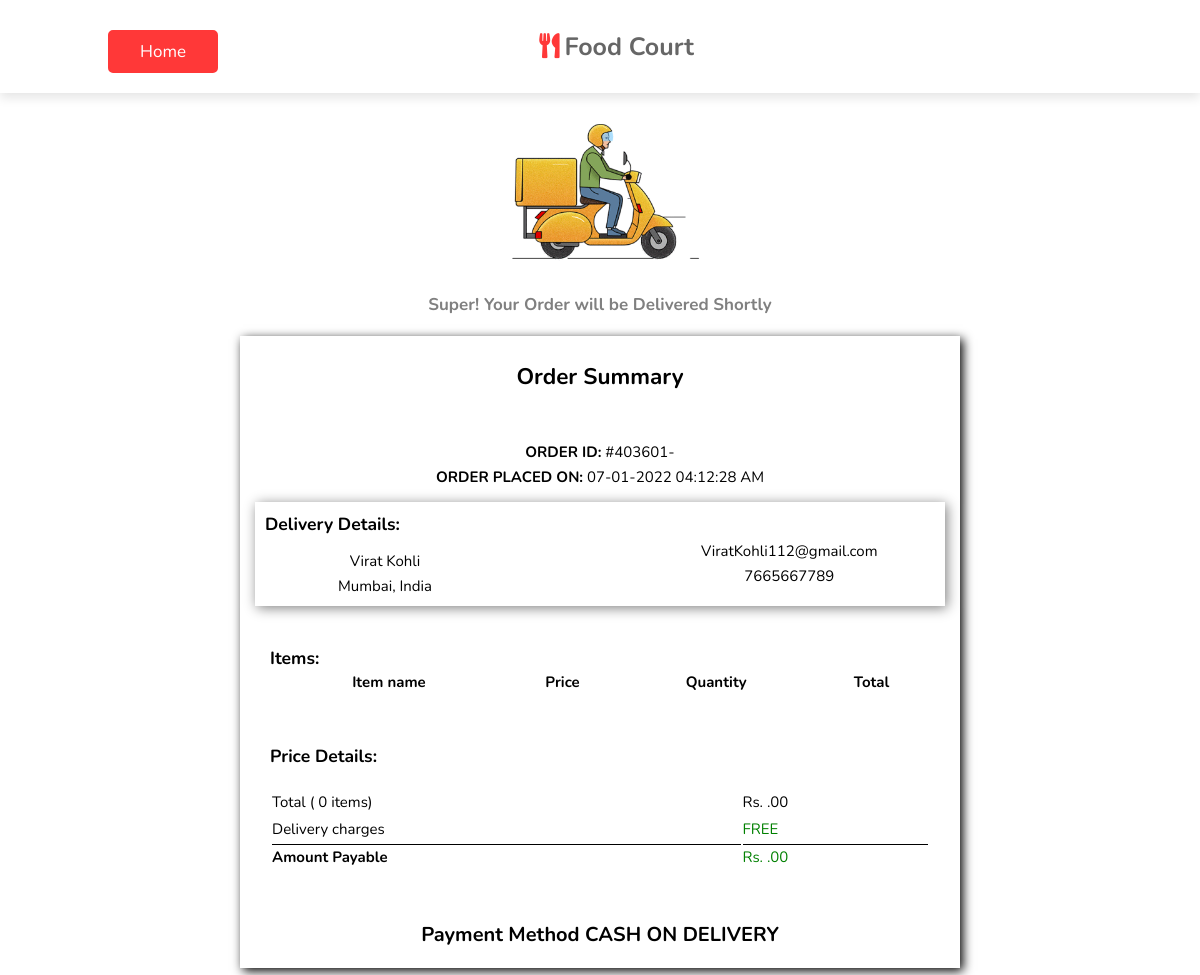
The app's page /order.php (signed in), older data.
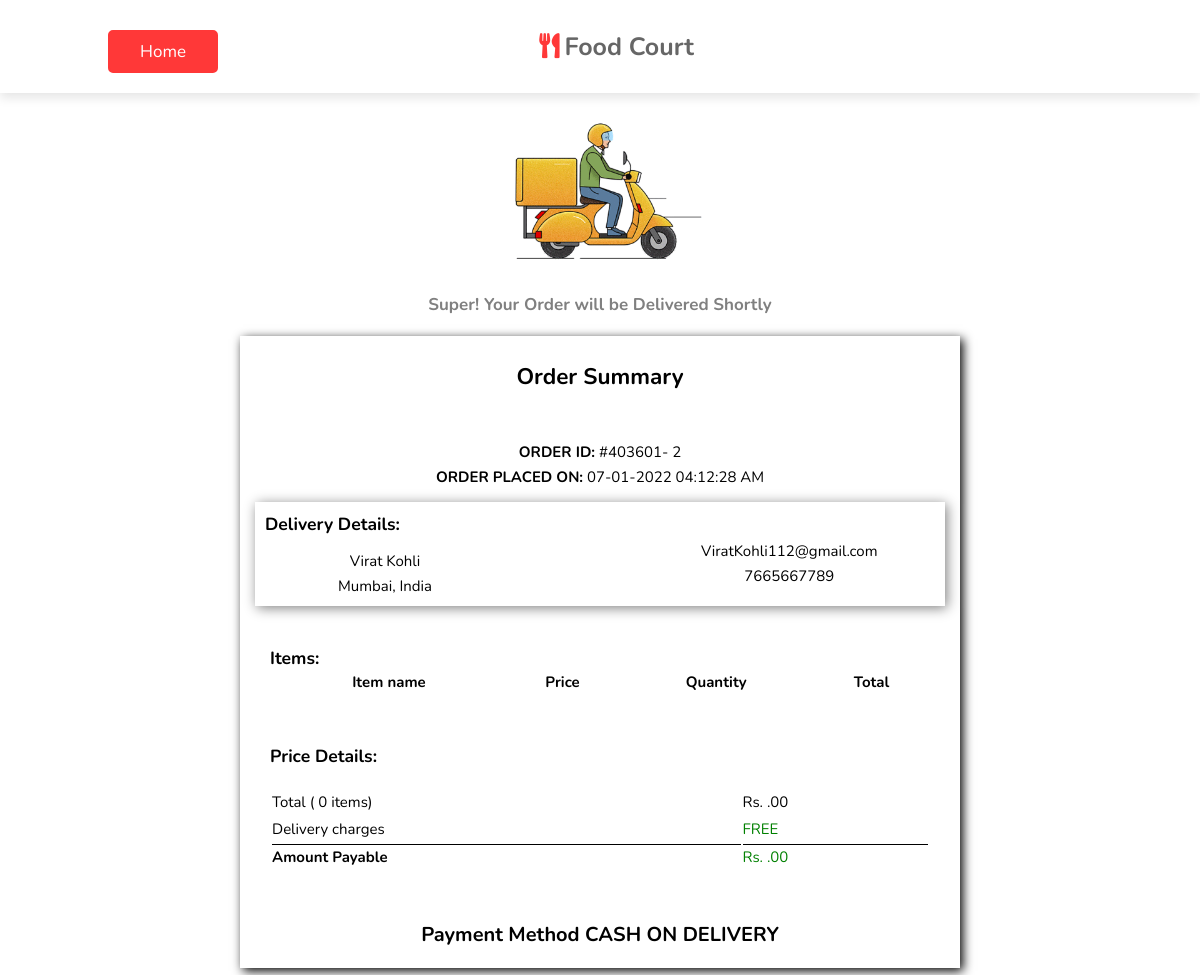
The same page, newer data.
### tables this page shows
CREATE TABLE `customer` (
  `cust_id` int(11) NOT NULL,
  `name` varchar(255) NOT NULL,
  `mobile_number` varchar(10) NOT NULL,
  `email` varchar(255) NOT NULL,
  `address` varchar(255) NOT NULL,
  `password` varchar(255) NOT NULL
);

CREATE TABLE `order` (
  `id` int(11) NOT NULL,
  `order_id` int(11) NOT NULL,
  `cust_id` int(11) NOT NULL,
  `food_id` int(11) NOT NULL,
  `quantity` int(11) NOT NULL,
  `total_price` int(11) NOT NULL,
  `date_time` datetime NOT NULL DEFAULT current_timestamp()
);

### public/order.php (the view, shortened to what this page needs)
<?php
    include("../private/dbconnect.php");
    $sql = "select * from `customer` where `cust_id`= '{$_SESSION['custid']}'";
    $run = mysqli_query($conn,$sql);
    $cust = mysqli_fetch_assoc($run);
?>
<!DOCTYPE html>
<html lang="en">
<head>
    <link rel="stylesheet" href="https://cdnjs.cloudflare.com/ajax/libs/font-awesome/5.15.3/css/all.min.css">
</head>
<body>
    <?php
        $sql = "select * from `order` where `order_id`= '{$_SESSION['custid']}'";
        $run = mysqli_query($conn,$sql);
        $order = mysqli_fetch_assoc($run);
    ?>
    <header>
        <a href="index.php" class="btn">Home</a>
        <a href="#" class="logo"><i class="fas fa-utensils"></i>Food Court</a>
    </header>
    <div class="delivery-image">
        <img src="images/delivery.gif" alt="" width="250">
    </div>
    <div class="message">
        <p class="message">Super! Your Order will be Delivered Shortly</p>
    </div>
    <div class="container">
        <h2>Order Summary</h2>
        <p class="oid"><span>ORDER ID:</span> #403601-
            <?php echo $order['order_id'] ?>
        </p>
        <p class="odate"><span>ORDER PLACED ON:</span>
            <?php echo date('d-m-Y H:i:s A'); ?>
        </p>
        <div class="custdetails">
            <h3>Delivery Details:</h3>
            <div class="custdetails0">
                <div class="custdetails1">
                    <p class="name">
                        <?php echo $cust['name'] ?>
                    </p>
                    <p class="address">
                        <?php echo $cust['address'] ?>
                    </p>
                </div>
                <div class="custdetails2">
                    <p class="email">
                        <?php echo $cust['email'] ?>
                    </p>
                    <p class="contact">
                        <?php echo $cust['mobile_number'] ?>
                    </p>
                </div>
            </div>
        </div>
        <div class="items">
            <h3>Items:</h3>
            <div class="item1">
                <table>
                    <tr>
                        <th>Item name</th>
                        <th>Price</th>
                        <th>Quantity</th>
                        <th>Total</th>
                    </tr>
                </table>
            </div>
        </div>
        <div class="price">
            <h3>Price Details:</h3>
            <table class="pricetable">
                <tr>
                    <td>Total (
                        <?php echo count($_SESSION['cart']) ?> items)
                    </td>
                    <td>Rs.
                        <?php echo $_SESSION['subtotal'] .".00" ?>
                    </td>
                </tr>
                <tr>
                    <td>Delivery charges</td>
                    <td style="color: green;">FREE</td>
                </tr>
                <tr class="final">
                    <td style="font-weight: bold;">Amount Payable</td>
                    <td style="color: green;">Rs.
                        <?php echo $_SESSION['subtotal'] .".00" ?>
                    </td>
                </tr>
            </table>
        </div>
        <p class="payment">Payment Method CASH ON DELIVERY</p>
    </div>
</body>
</html>

### public/order.php (style rules this page uses)
:root { --red: #ff3838; }
* { font-family: 'Nunito', sans-serif; margin: 0; padding: 0; box-sizing: border-box; outline: none; border: none; text-decoration: none; transition: all .2s linear; list-style: none; }
html { font-size: 62.5%; scroll-behavior: smooth; scroll-padding-top: 6rem; }
header { position: fixed; top: 0; left: 0; right: 0; z-index: 1000; display: flex; align-items: center; background: #fff; padding: 2rem 9%; box-shadow: 0 .5rem 1rem rgba(0, 0, 0, .1); text-align: center; }
header .logo { font-size: 2.5rem; font-weight: bolder; color: #666; text-decoration: none; width: 81%; }
header .logo i { padding-right: .5rem; color: var(--red); }
.btn { display: inline-block; padding: .8rem 3rem; border: .2rem solid var(--red); color: var(--red); cursor: pointer; font-size: 1.7rem; border-radius: .5rem; position: relative; overflow: hidden; z-index: 0; margin-top: 1rem; background-color: var(--red); color: white; }
.container { max-width: 60%; height: 100%; margin: 20px auto; transform: translate3d(0, 0, 10px); box-shadow: 3px 3px 10px black; font-size: 15px; padding: 20px 0; }
.container span { font-weight: bold; }
.container h2, p { text-align: center; margin-top: 5px; }
.container .oid { margin-top: 50px; }
.custdetails { margin: 15px; padding: 10px; box-shadow: 2px 2px 12px gray; }
.custdetails0 { display: flex; }
.custdetails .custdetails1 { width: 100%; display: flex; margin: 10px 0 0 5px; }
.custdetails .custdetails1 { display: flex; flex-direction: column; width: 230px; }
.custdetails2 { justify-content: flex-end; margin-left: 30%; }
.items { margin: 40px 30px 30px 30px; }
table { width: 100%; }
table td { height: 40px; text-align: center; border-bottom: 1px solid black; }
.price { margin: 50px 30px 50px 30px; }
.pricetable { margin-top: 20px; }
.pricetable td { border-bottom: none; height: 25px; text-align: left; }
.pricetable .final { margin-top: 40px; }
.pricetable .final td { border-top: 1px solid black; border-bottom: none; }
.payment { font-weight: bold; font-size: 20px; }
.delivery-image { display: flex; margin: 100px 0 0 0; justify-content: center; }
.delivery-image img { -webkit-transform: scaleX(-1); transform: scaleX(-1); }
.message p { text-align: center; margin-top: 5px; font-size: 17px; font-weight: bold; color: #808080; }

Row changes from the older to the newer data that the page shows:
added order: order "2"
